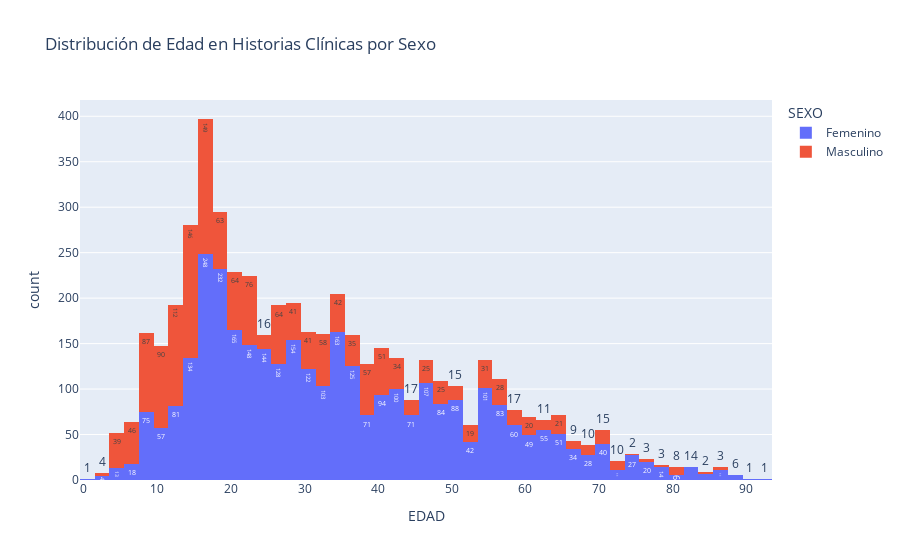

Here is the notebook cell this chart was saved with:
### Code cell
#Distribución de HC por edad y sexo
px.histogram(historias_clinicas, 
             x="EDAD", 
             title="Distribución de Edad en Historias Clínicas por Sexo", 
             color="SEXO",
             text_auto=True)

### Figure 1 — Plotly figure (JSON) as saved in the notebook; plotly's stock layout.template omitted (floating-point values rounded to 4 significant figures; data arrays with more than 128 entries replaced by an {"elided": "..."} marker saying what was removed)
{"data": [{"alignmentgroup": "True", "bingroup": "x", "hovertemplate": "SEXO=Femenino<br>EDAD=%{x}<br>count=%{y}<extra></extra>", "legendgroup": "Femenino", "marker": {"color": "#636efa", "pattern": {"shape": ""}}, "name": "Femenino", "offsetgroup": "Femenino", "orientation": "v", "showlegend": true, "texttemplate": "%{value}", "type": "histogram", "x": {"elided": "3391 int values"}, "xaxis": "x", "yaxis": "y"}, {"alignmentgroup": "True", "bingroup": "x", "hovertemplate": "SEXO=Masculino<br>EDAD=%{x}<br>count=%{y}<extra></extra>", "legendgroup": "Masculino", "marker": {"color": "#EF553B", "pattern": {"shape": ""}}, "name": "Masculino", "offsetgroup": "Masculino", "orientation": "v", "showlegend": true, "texttemplate": "%{value}", "type": "histogram", "x": {"elided": "1609 int values"}, "xaxis": "x", "yaxis": "y"}], "layout": {"barmode": "relative", "legend": {"title": {"text": "SEXO"}, "tracegroupgap": 0}, "title": {"text": "Distribución de Edad en Historias Clínicas por Sexo"}, "xaxis": {"anchor": "y", "domain": [0, 1], "title": {"text": "EDAD"}}, "yaxis": {"anchor": "x", "domain": [0, 1], "title": {"text": "count"}}}}
